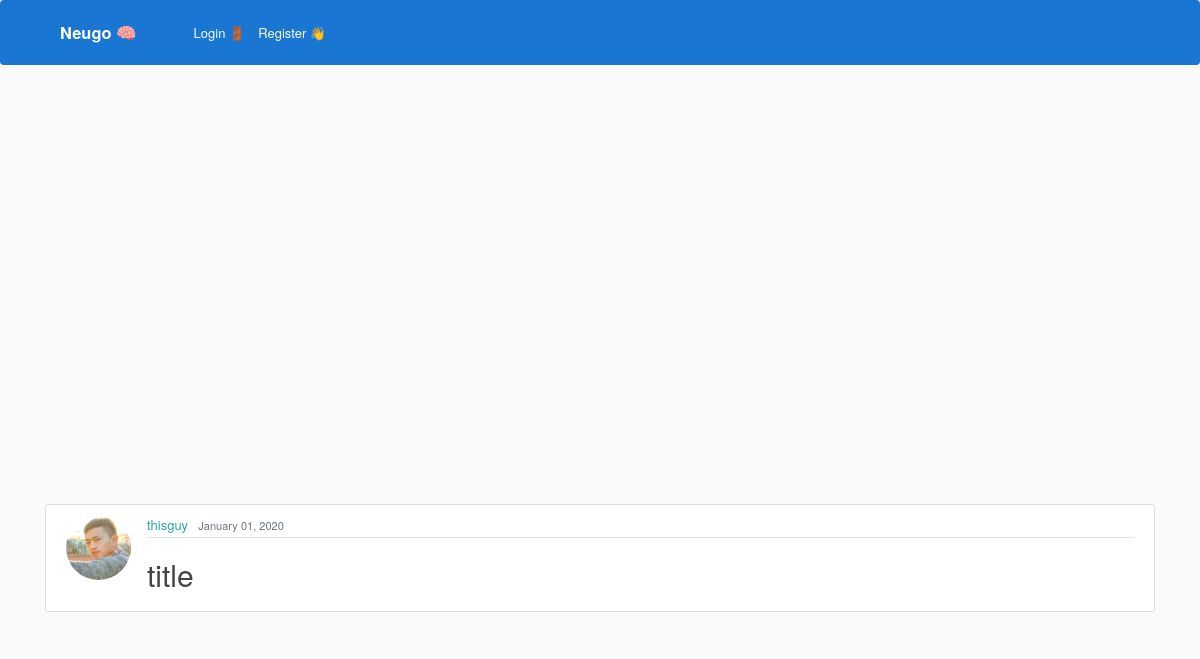
Page /post/6/ on the committed database.
### blog/models.py (models this page shows, shortened)
class Post(models.Model):
    objects = models.Manager()
    title = "title" #models.CharField(max_length=100)
    time_studied = models.IntegerField(default=20)
    date_posted = models.DateTimeField(default=timezone.now)
    author = models.ForeignKey(User, on_delete=models.CASCADE)

### users/models.py (models this page shows, shortened)
class Profile(models.Model):
    user = models.OneToOneField(User, on_delete=models.CASCADE)
    profile_pictures = [
        "asian_student.jpeg",
        "black_and_white_photo.jpg",
        "college_student.jpeg",
        "girl_looking_sideways.jpg",
        "nerdy_guy.jpg",
        "science_student.jpeg",
        "student_sitting_on_grass.jpg",
    ]
    for i in range(len(profile_pictures)):
        profile_pictures[i] = "potential_pics/" + profile_pictures[i]
    image = models.ImageField(
        default=random.choice(profile_pictures), upload_to="profile_pics"
    )
    wallet_points = models.BigIntegerField(default=0)
    university = models.CharField(default="", max_length=35)
    subject = models.CharField(default="", max_length=35)

### blog/views.py (the view)
# urls.py: path('post/<int:pk>/', PostDetailView.as_view(), name='post-detail'),
class PostDetailView(DetailView):
    model = Post

### blog/templates/blog/post_detail.html (shortened to what this page needs)
{% extends "blog/base.html" %}
{% block content %}
  <article class="media content-section">
    <img class="rounded-circle article-img" src="{{ object.author.profile.image.url }}">
    <div class="media-body">
      <div class="article-metadata">
        <a class="mr-2" href="{% url 'user-posts' object.author.username %}">{{ object.author }}</a>
        <small class="text-muted">{{ object.date_posted|date:"F d, Y" }}</small>
      </div>
      <h2 class="article-title">{{ object.title }}</h2>
    </div>
  </article>
{% endblock content %}

### static/blog/main1.css (style rules this page uses)
body { background: #fafafa; color: #333333; }
h1, h2, h3, h4, h5, h6 { color: #444444; }
.content-section { background: #ffffff; padding: 10px 20px; border: 1px solid #dddddd; border-radius: 3px; margin-bottom: 20px; }
.article-title { color: #444444; }
.article-img { height: 65px; width: 65px; margin-right: 16px; }
.article-metadata { padding-bottom: 1px; margin-bottom: 4px; border-bottom: 1px solid #e3e3e3 }

### static/css/timernew.css (style rules this page uses)
body { background: #fafafa; color: #333333; margin-top: 5rem; }

### rows in the picture
Post: author.profile.image (picture), author "thisguy", date_posted "January 01, 2020", title "title"
